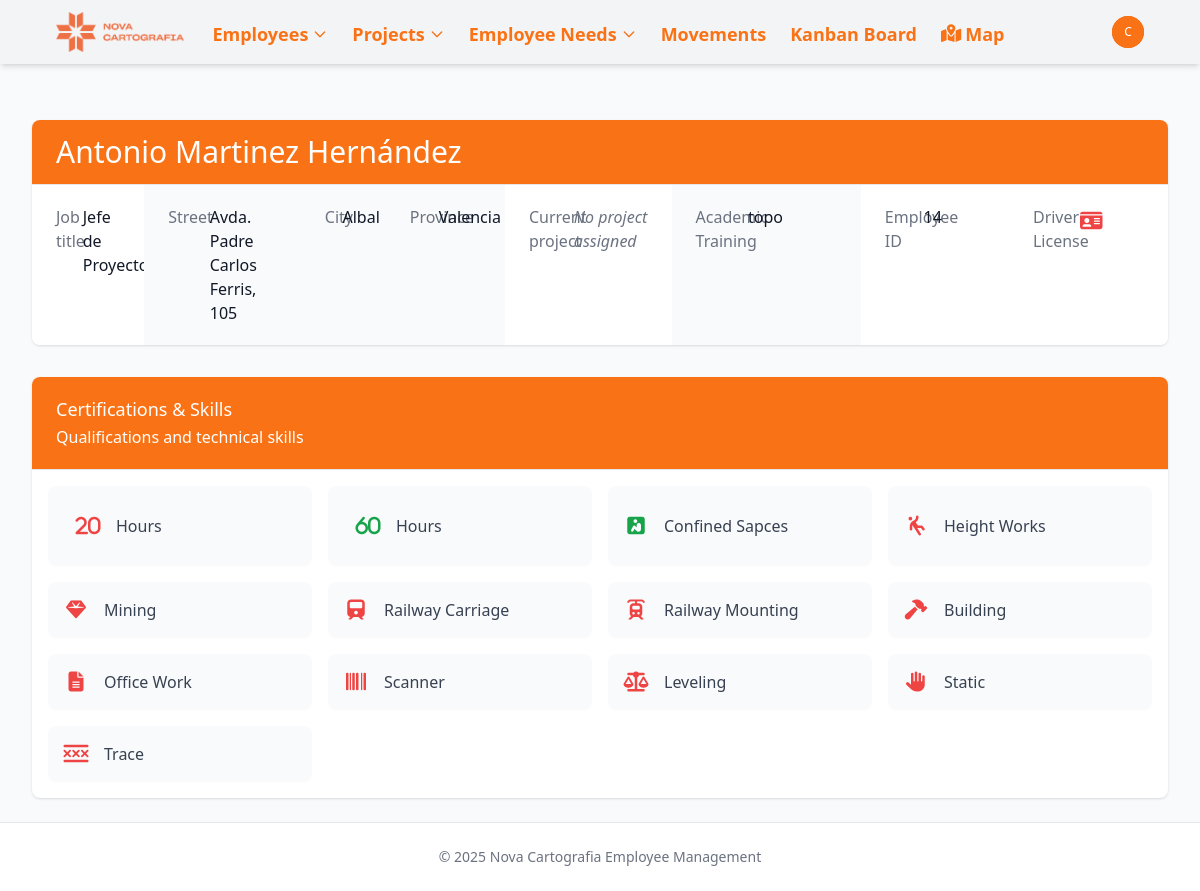
/employees/14/ (signed in), run on an earlier commit of the app's database.
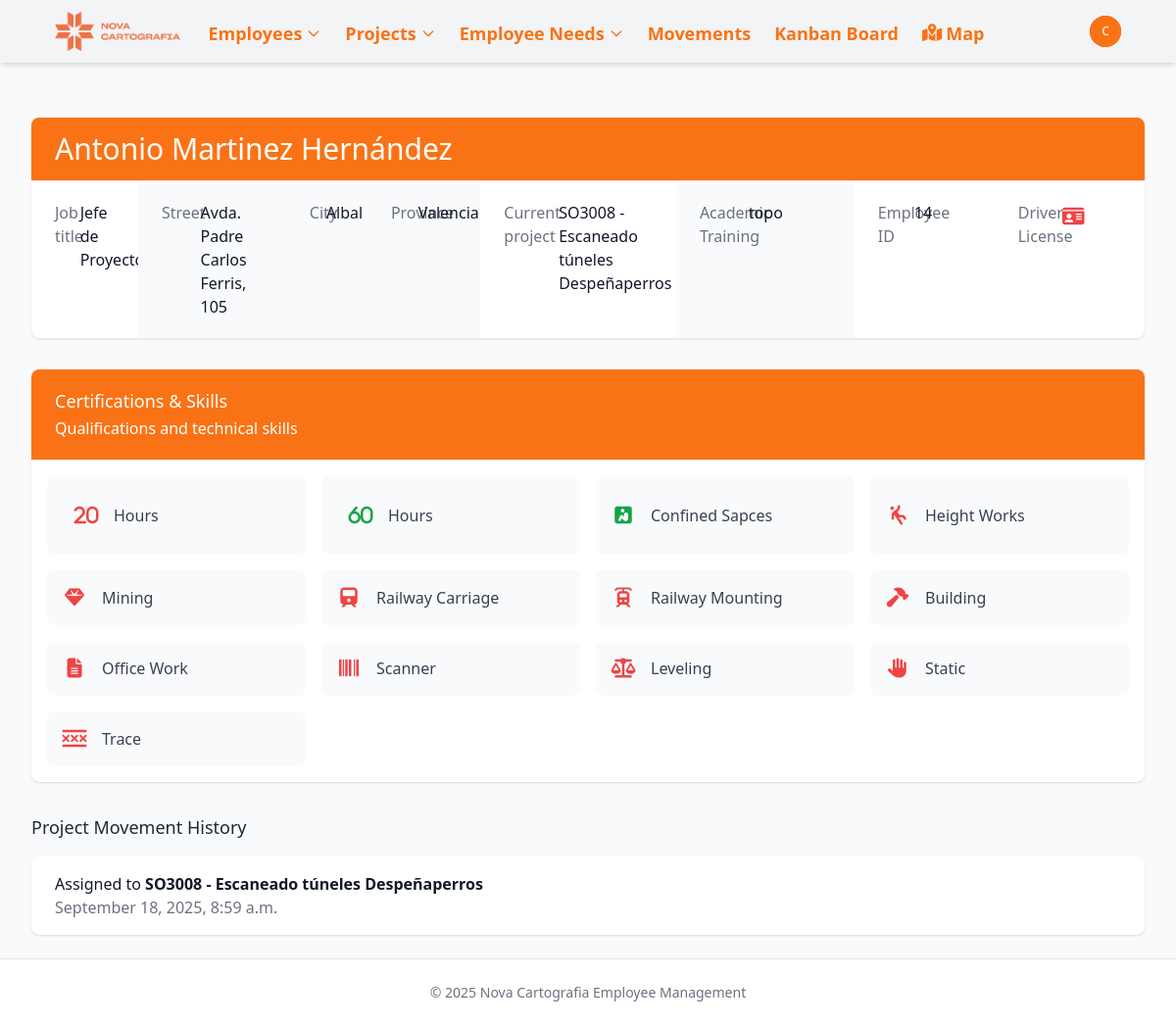
And on a later commit of the database.
### novacartografia_employee_management/models.py (models this page shows, shortened)
class Employee(models.Model):
    name = models.CharField(max_length=100)
    job = models.CharField(max_length=100)
    project_id = models.ForeignKey(Project, on_delete=models.SET_NULL, related_name='employee_set', blank=True, null=True)
    street = models.CharField(max_length=100, blank=True, null=True)
    city = models.CharField(max_length=100, blank=True, null=True)
    active = models.BooleanField(default=True, help_text="Indicates if the employee is currently active")
    start_date = models.DateField(default=timezone.now, help_text="When the employee started working", null=True, blank=True)
    end_date = models.DateField(blank=True, null=True, help_text="When the employee ended working, if applicable")
    state = models.CharField(max_length=50, default='valencia',
           choices=[
                ('Araba (Álava)', 'Álava'),
                ('Albacete', 'Albacete'),
                ('Alacant (Alicante)', 'Alicante'),
                ('Almería', 'Almería'),
                ('Asturias', 'Asturias'),
                ('Ávila', 'Ávila'),
                ('Badajoz', 'Badajoz'),
                ('Barcelona', 'Barcelona'),
                ('Burgos', 'Burgos'),
                ('Cáceres', 'Cáceres'),
                ('Cádiz', 'Cádiz'),
                ('Cantabria', 'Cantabria'),
                ('Castelló (Castellón)', 'Castellón'),
                ('Ceuta', 'Ceuta'),
                ('Ciudad Real', 'Ciudad Real'),
                ('Córdoba', 'Córdoba'),
                ('Cuenca', 'Cuenca'),
                ('Gerona', 'Gerona'),
                ('Granada', 'Granada'),
                ('Guadalajara', 'Guadalajara'),
                ('Gipuzkoa (Guipúzcoa)', 'Guipúzcoa'),
                ('Huelva', 'Huelva'),
                ('Huesca', 'Huesca'),
                ('Islas Baleares', 'Islas Baleares'),
                ('Jaén', 'Jaén'),
                ('A Coruña (La Coruña)', 'La Coruña'),
                ('La Rioja', 'La Rioja'),
                ('Las Palmas', 'Las Palmas'),
                ('León', 'León'),
                ('Lérida', 'Lérida'),
                ('Lleida', 'Lérida'),  # Agregado porque aparece en tu CSV
                ('Lugo', 'Lugo'),
                ('Madrid', 'Madrid'),
                ('Málaga', 'Málaga'),
                ('Melilla', 'Melilla'),
                ('Murcia', 'Murcia'),
                ('Navarra (Nafarroa)', 'Navarra'),  # Corregido para coincidir con el CSV
                ('Orense', 'Orense'),
                ('Palencia', 'Palencia'),
                ('Pontevedra', 'Pontevedra'),
                ('Salamanca', 'Salamanca'),
                ('Santa Cruz de Tenerife', 'Santa Cruz de Tenerife'),
                ('Segovia', 'Segovia'),
                ('Sevilla', 'Sevilla'),
                ('Soria', 'Soria'),
                ('Tarragona', 'Tarragona'),
                ('Teruel', 'Teruel'),
                ('Toledo', 'Toledo'),
                ('Valencia', 'Valencia'),
                ('Valladolid', 'Valladolid'),
                ('Bizkaia (Vizcaya)', 'Vizcaya'),
                ('Zamora', 'Zamora'),
                ('Zaragoza', 'Zaragoza'),
            ])
    latitude = models.FloatField(null=True, blank=True)
    longitude = models.FloatField(null=True, blank=True)
    academic_training = models.CharField(max_length=100, blank=True, null=True)
    driver_license = models.BooleanField(default=False)
    twenty_hours = models.BooleanField(default=False)
    sixty_hours = models.BooleanField(default=False)
    confine = models.BooleanField(default=False)
    height = models.BooleanField(default=False)
    mining = models.BooleanField(default=False)
    railway_carriage = models.BooleanField(default=False)
    railway_mounting = models.BooleanField(default=False)
    building = models.BooleanField(default=False)
    office_work = models.BooleanField(default=False)
    scanner = models.BooleanField(default=False)
    leveling = models.BooleanField(default=False)
    static = models.BooleanField(default=False)
    drag = models.BooleanField(default=False)
    locked = models.BooleanField(default=False, help_text="Indicates if the employee is locked for a future project")
    vacations_from = models.DateField(blank=True, null=True)
    vacations_to = models.DateField(blank=True, null=True)
    leave_from = models.DateField(blank=True, null=True)
    leave_to = models.DateField(blank=True, null=True)

class Project(models.Model):
    PROJECT_TYPES = [
        ('external', 'Obra'),
        ('project', 'Proyecto'),
    ]
    MANAGER_TYPES = [
        ('Jose Cuesta Mejías', 'Cuesta'),
        ('Javier Marín Gimeno', 'Javi'),
        ('Guillermo Boscá Gómez', 'Guillermo'),
        ('Miguel Ángel Martínez García', 'Miguel Ángel'),
        ('Óscar López Valverde', 'Óscar'),
    ]
    name = models.CharField(max_length=500)
    type = models.CharField(max_length=50, choices=PROJECT_TYPES, default='proyecto')
    description = models.TextField(blank=True, null=True)
    manager = models.CharField(max_length=50, choices=MANAGER_TYPES, null=True, blank=True)
    state = models.CharField(max_length=50, null=True, blank=True, )
    date_from = models.DateField(blank=True, null=True)
    date_to = models.DateField(blank=True, null=True)
    academic_training = models.CharField(max_length=100, blank=True, null=True)
    twenty_hours = models.BooleanField(default=False)
    sixty_hours = models.BooleanField(default=False)
    confine = models.BooleanField(default=False)
    height = models.BooleanField(default=False)
    mining = models.BooleanField(default=False)
    railway_carriage = models.BooleanField(default=False)
    railway_mounting = models.BooleanField(default=False)
    building = models.BooleanField(default=False)
    office_work = models.BooleanField(default=False)
    scanner = models.BooleanField(default=False)
    leveling = models.BooleanField(default=False)
    static = models.BooleanField(default=False)
    drag = models.BooleanField(default=False)

class ProjectMovementLine(models.Model):
    project = models.ForeignKey(Project, on_delete=models.CASCADE, related_name='movements')
    employee = models.ForeignKey(Employee, on_delete=models.CASCADE, related_name='project_movements')
    date = models.DateTimeField(default=timezone.now)
    previous_project = models.ForeignKey(
        Project,
        on_delete=models.SET_NULL,
        null=True,
        blank=True,
        related_name='outgoing_movements'
    )
    class Meta:
        ordering = ['-date']  # Most recent movements first

### novacartografia_employee_management/views.py (the view)
# urls.py: path('employees/<int:pk>/', views.employee_detail, name='employee_detail'),
@login_required
def employee_detail(request, pk):
    employee = get_object_or_404(Employee, pk=pk)
    project_movements = employee.project_movements.all().order_by('-date')[:5]  # Get the last 5 movements
    context = {
        'employee': employee,
        'movements': project_movements,
    }
    return render(request, 'novacartografia_employee_management/employee_detail.html', context)

### templates/novacartografia_employee_management/employee_detail.html (shortened to what the changed rows need)
{% extends "base.html" %}
{% block content %}
<div class="bg-white shadow overflow-hidden sm:rounded-lg">
    <div class="px-4 py-5 sm:px-6 bg-primary-600 {% if 'TOPÓGRAFO' in employee.job  %} bg-green-500 {% elif 'Auxiliar' in employee.job %} bg-yellow-400 {% elif 'Piloto' in employee.job %}bg-indigo-500 {% else %} bg-orange-500 {% endif %}">
        <h1 class="text-3xl leading-6 font-medium text-gray-700 {% if 'Auxiliar' in employee.job %} {% else %} text-white {% endif %}">
            <a href="{% url 'employee_update' employee.id %}" class="text-primary-600 hover:text-primary-800">
                {{ employee.name }}
            </a>
        </h1>
    </div>
    <div class="border-t border-gray-200">
        <div class="flex">
            <div class="bg-white px-4 py-5 sm:grid sm:grid-cols-3 sm:gap-4 sm:px-6">
                <dt class="text-base font-medium text-gray-500">Job title</dt>
                <dd class="mt-1 text-base text-gray-900 sm:mt-0 sm:col-span-2">{{ employee.job }}</dd>
            </div>
            <div class="bg-gray-50 px-4 py-5 sm:grid sm:grid-cols-3 sm:gap-4 sm:px-6">
                <dt class="text-base font-medium text-gray-500">Street</dt>
                <dd class="mt-1 text-base text-gray-900 sm:mt-0 sm:col-span-2">{{ employee.street }}</dd>
            </div>
            <div class="bg-gray-50 px-4 py-5 sm:grid sm:grid-cols-3 sm:gap-4 sm:px-6">
                <dt class="text-base font-medium text-gray-500">City</dt>
                <dd class="mt-1 text-base text-gray-900 sm:mt-0 sm:col-span-2">{{ employee.city }}</dd>
            </div>
            <div class="bg-gray-50 px-4 py-5 sm:grid sm:grid-cols-3 sm:gap-4 sm:px-6">
                <dt class="text-base font-medium text-gray-500">Province</dt>
                <dd class="mt-1 text-base text-gray-900 sm:mt-0 sm:col-span-2">{{ employee.get_state_display }}</dd>
            </div>
            <div class="bg-white px-4 py-5 sm:grid sm:grid-cols-3 sm:gap-4 sm:px-6">
                <dd class="mt-1 text-base text-gray-900 sm:mt-0 sm:col-span-2">
                    {% if employee.project_id %}
                        <a href="{% url 'project_detail' employee.project_id.id %}" class="text-primary-600 hover:text-primary-800">
                            {{ employee.project_id.name }}
                        </a>
                    {% else %}
                        <span class="text-gray-500 italic">No project assigned</span>
                    {% endif %}
                </dd>
            </div>
            <div class="bg-gray-50 px-4 py-5 sm:grid sm:grid-cols-3 sm:gap-4 sm:px-6">
                <dt class="text-base font-medium text-gray-500">Academic Training</dt>
                <dd class="mt-1 text-base text-gray-900 sm:mt-0 sm:col-span-2">
                    {{ employee.academic_training|default:"Not specified" }}
                </dd>
            </div>
            <div class="bg-white px-4 py-5 sm:grid sm:grid-cols-3 sm:gap-4 sm:px-6">
                <dt class="text-base font-medium text-gray-500">Employee ID</dt>
                <dd class="mt-1 text-base text-gray-900 sm:mt-0 sm:col-span-2">{{ employee.id }}</dd>
            </div>
        </div>
    </div>
</div>
{% if movements %}
<div class="mt-8">
    <h3 class="text-lg font-medium text-gray-800 mb-4">Project Movement History</h3>
    <div class="bg-white shadow overflow-hidden sm:rounded-lg">
        <ul class="divide-y divide-gray-200">
            {% for movement in movements %}
            <li class="px-4 py-4 sm:px-6">
                <div class="flex items-center">
                    <div class="min-w-0 flex-1">
                        <p class="text-base font-medium text-gray-900 truncate">
                            {% if movement.previous_project %}
                                Moved from <span class="font-semibold">{{ movement.previous_project.name }}</span> to
                                <span class="font-semibold">{{ movement.project.name }}</span>
                            {% else %}
                                Assigned to <span class="font-semibold">{{ movement.project.name }}</span>
                            {% endif %}
                        </p>
                        <p class="text-base text-gray-500">
                            {{ movement.date|date:"F j, Y, g:i a" }}
                        </p>
                    </div>
                </div>
            </li>
            {% endfor %}
        </ul>
    </div>
</div>
{% endif %}
{% endblock %}

What changed in the data, as far as the page shows it:
changed Employee "Antonio Martinez Hernández": project_id_id empty → 101 (drawn); project_id.name (not shown) → "SO3008 - Escaneado túneles Despeñaperros"
added ProjectMovementLine: project.name "SO3008 - Escaneado túneles Despeñaperros", date "September 18, 2025, 8:59 a.m."
Also different on the page:
text no longer shown: "No project assigned"
text now shown: "Project Movement History"
